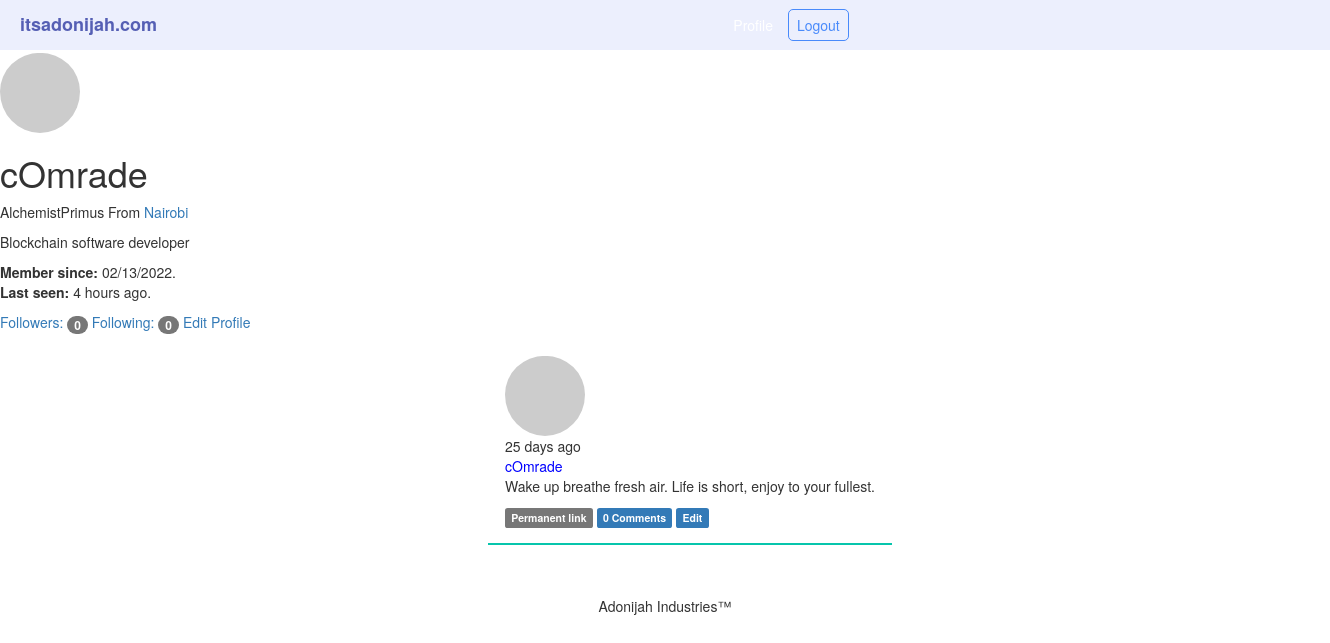
Page /user/cOmrade (signed in) on the earlier database version.
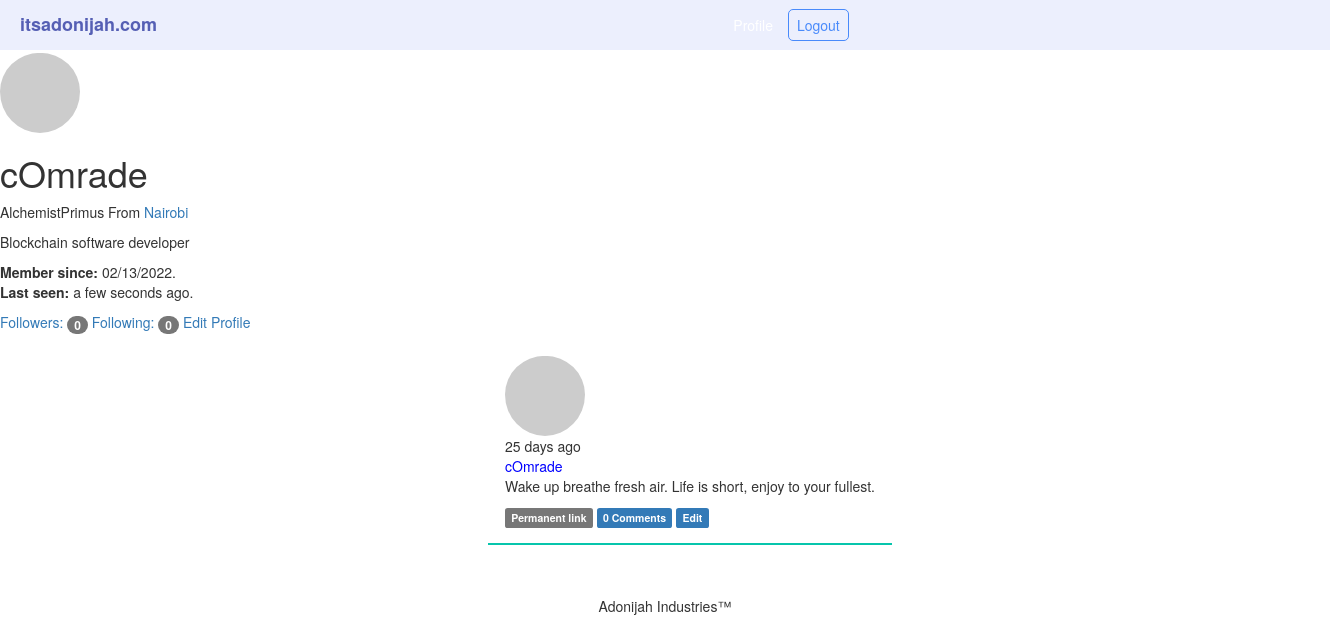
Same page on the later database version.
### app/models.py (models this page shows, shortened)
class User(UserMixin,db.Model):
    __tablename__='users'
    id=db.Column(db.Integer,primary_key=True,autoincrement=True)
    email=db.Column(db.String(64),unique=True,index=True)
    name=db.Column(db.String(64))
    username=db.Column(db.String(64),unique=True,index=True)
    password_hash=db.Column(db.String(128))
    confirmed=db.Column(db.Boolean,default=False)
    location=db.Column(db.String(64))
    about_me=db.Column(db.Text())
    member_since=db.Column(db.DateTime(),default=datetime.utcnow)
    last_seen=db.Column(db.DateTime(),default=datetime.utcnow)
    avatar_hash=db.Column(db.String(64))
    role_id=db.Column(db.Integer,db.ForeignKey('roles.id'))
    posts=db.relationship('Post',backref='author',lazy='dynamic')
    followed=db.relationship('Follow',foreign_keys=[Follow.follower_id],backref=db.backref('follower', lazy='joined'), lazy='dynamic', cascade='all, delete-orphan')
    followers = db.relationship('Follow', foreign_keys=[Follow.followed_id], backref=db.backref('followed', lazy='joined'), lazy='dynamic', cascade='all, delete-orphan')
    comments=db.relationship('Comment',backref='author',lazy='dynamic')
    @property
    def password(self):
        raise AttributeError('Password is not a readable attribute')
    def can(self,perm):
        return self.role is not None and self.role.has_permission(perm)
    def is_administrator(self):
        return self.can(Permission.ADMIN)
    def ping(self):
        self.last_seen=datetime.utcnow()
        db.session.add(self)
        db.session.commit()
    def gravatar(self,size=100,default='identicon',rating='g'):
        if request.is_secure:
            url = 'https://secure.gravatar.com/avatar'
        else:
            url = 'http://www.gravatar.com/avatar'
        hash = hashlib.md5(self.email.lower().encode('utf-8')).hexdigest()
        return '{url}/{hash}?s={size}&d={default}&r={rating}'.format(url=url, hash=hash, size=size, default=default, rating=rating)

class Post(db.Model):
    __tablename__='posts'
    id=db.Column(db.Integer,primary_key=True)
    body=db.Column(db.Text)
    timestamp=db.Column(db.DateTime,index=True,default=datetime.utcnow)
    body_html=db.Column(db.Text)
    author_id=db.Column(db.Integer,db.ForeignKey('users.id'))
    comments=db.relationship('Comment',backref='post',lazy='dynamic')

### app/main/views.py (the view)
@main.route('/user/<username>')
def user(username):
    user=User.query.filter_by(username=username).first_or_404()
    if user is None:
        abort(404)
    posts=user.posts.order_by(Post.timestamp.desc()).all()
    return render_template('user.html',user=user,posts=posts)

### app/main/__init__.py (called while the page is built)
@main.app_context_processor
def inject_permission():
    return dict(Permission=Permission)

### app/main/views.py (called while the page is built)
@main.after_app_request
def after_request(response):
    for query in get_debug_queries():
        if query.duration >= current_app.config['MICROBLOG_SLOW_DB_QUERY_TIME']:
            current_app.logger.warning('Slow query: %s\nParameters: %s\nDuration: %fs\nContext: %s\n'% (query.statement, query.parameters, query.duration, query.context))
    return response

@main.before_app_request
def before_request():
    if current_user.is_authenticated and not current_user.confirmed and request.blueprint !='main' and request.endpoint !='static':
        return redirect(url_for('main.unconfirmed'))

@main.before_app_request
def before_request():
    if current_user.is_authenticated:
        current_user.ping()
        if not current_user.confirmed and request.endpoint and request.blueprint !='main' and request.endpoint != 'static':
            return redirect(url_for('main.unconfirmed'))

### app/models.py (called while the page is built)
@login_manager.user_loader
def load_user(user_id):
    return User.query.get(int(user_id))

### app/templates/user.html (shortened to what this page needs)
{%extends "base.html"%}
{%block content%}
    <img class="img-circle profile-thumbnail" src="{{user.gravatar(size=256)}}"
    <div class="page-header">
        <h1>{{ user.username }}</h1>
        {% if user.name or user.location %}
        <p>
            {% if user.name %}{{ user.name }}{% endif %}
            {% if user.location %}
                From <a href="http://maps.google.com/?q={{ user.location }}" target="blank">{{ user.location }}</a>
            {% endif %}
            </p>
        {% endif %}
        {% if user.about_me %}<p>{{ user.about_me }}</p>{% endif %}
        <p>
            <b>Member since:</b> {{ moment(user.member_since).format('L') }}.
            <br/>
            <b>Last seen:</b> {{ moment(user.last_seen).fromNow() }}.
        </p>
        <a href="{{ url_for('main.followers', username=user.username) }}">Followers: <span class="badge">{{ user.followers.count()-1 }}</span>
        </a>
        <a href="{{ url_for('main.followed_by', username=user.username) }}">Following: <span class="badge">{{ user.followed.count() -1 }}</span>
        </a>
        {%if user==current_user%}
            <a href="{{url_for('main.edit_profile')}}">Edit Profile</a>
        {%endif%}
    {%include '_posts.html'%}
    {{super()}}
{%endblock%}

### app/templates/base.html (shortened to what this page needs)
{% extends "bootstrap/base.html"%}
{%block styles%}
{{super()}}
<link rel="stylesheet" href="{{url_for('static',filename="styles/styles.css")}}" type="text/css">
{%endblock%}
{%block navbar%}
    <header>
        <div id="brand"><a href="{{url_for('main.home')}}">itsadonijah.com</a></div>
        <nav>
            <ul>
                {%if current_user.is_authenticated%}
                <li><a href="{{url_for('main.user',username=current_user.username)}}">Profile</a></li>
                <li id="login"><a href="{{url_for('main.logout')}}">Logout</a></li>
                {%else%}
                <li id="login"><a href="{{url_for('main.login')}}">Login</a></li>
                <li id="signup"><a href="{{url_for('main.register')}}">Signup</a></li>
                {%endif%}
            </ul>
        </nav>
    </header>
{%endblock%}
{%block content%}
{%block footer%}
<p class="text-center">Adonijah Industries&trade;</p>
{%endblock%}
{%endblock%}

### app/templates/_posts.html (shortened to what this page needs)
<ul class="posts">
{% for post in posts %}
    <li class="post">
        <div class="profile-thumbnail">
            <a href="{{ url_for('main.user', username=post.author.username) }}"><img class="img-circle profile-thumbnail" src="{{ post.author.gravatar(size=40) }}"></a>
        </div>
        <div class="post-date">
            {{ moment(post.timestamp).fromNow() }}
        </div>
        <div class="post-author">
            <a href="{{ url_for('main.user', username=post.author.username) }}"> {{ post.author.username }}</a>
        </div>
        <div class="post-body">
            {% if post.body_html %}
                {{ post.body_html | safe }}
            {% else %}
                {{ post.body }}
            {% endif %}
            <div class="post-footer">
                <a href="{{ url_for('main.post', id=post.id) }}"><span class="label label-default">Permanent link</span></a>
                <a href="{{ url_for('main.post', id=post.id) }}#comments">
                    <span class="label label-primary">{{ post.comments.count() }} Comments</span>
                </a>
                {% if current_user == post.author %}
                    <a href="{{ url_for('main.edit', id=post.id) }}"><span class="label label-primary">Edit</span></a>
                {% elif current_user.is_administrator() %}
                    <a href="{{ url_for('main.edit', id=post.id) }}"><span class="label label-danger">Edit [Admin]</span></a>
                {% endif %}
            </div>
        </div>
    </li>
{% endfor %}
</ul>

### app/static/styles/styles.css (style rules this page uses)
:root { box-sizing: border-box; }
body { font: 'Ariel', 'sans-serif'; }
header a { text-decoration: none; }
header { padding: 0 20px; background-color: rgb(236, 239, 253); height: 50px; display: flex; justify-content: space-between; }
#brand { font-weight: bold; font-size: 18px; display: flex; align-items: center; }
#brand a { color: #555fb4; }
ul { list-style: none; height: 100%; display: flex; align-items: center; justify-content: space-around; }
ul a { color: white; }
ul li { padding: 5px; margin-left: 10px; }
#login, #signup { border-radius: 5px; padding: 5px 8px; }
#login { border: 1px solid #498afb; }
#login a { color: #498afb; }
.posts { display: flex; flex-direction: column; }
.post { flex: 1; padding: 1.2em; align-items: left; border-bottom: 2px solid rgb(7, 197, 172); }
.post-author>a { color: blue !important; }
.profile-thumbnail { margin-right: -5em; padding-top: .2em; }

Differences in the rows shown:
changed User "cOmrade": last_seen "4 hours ago" → "a few seconds ago"
